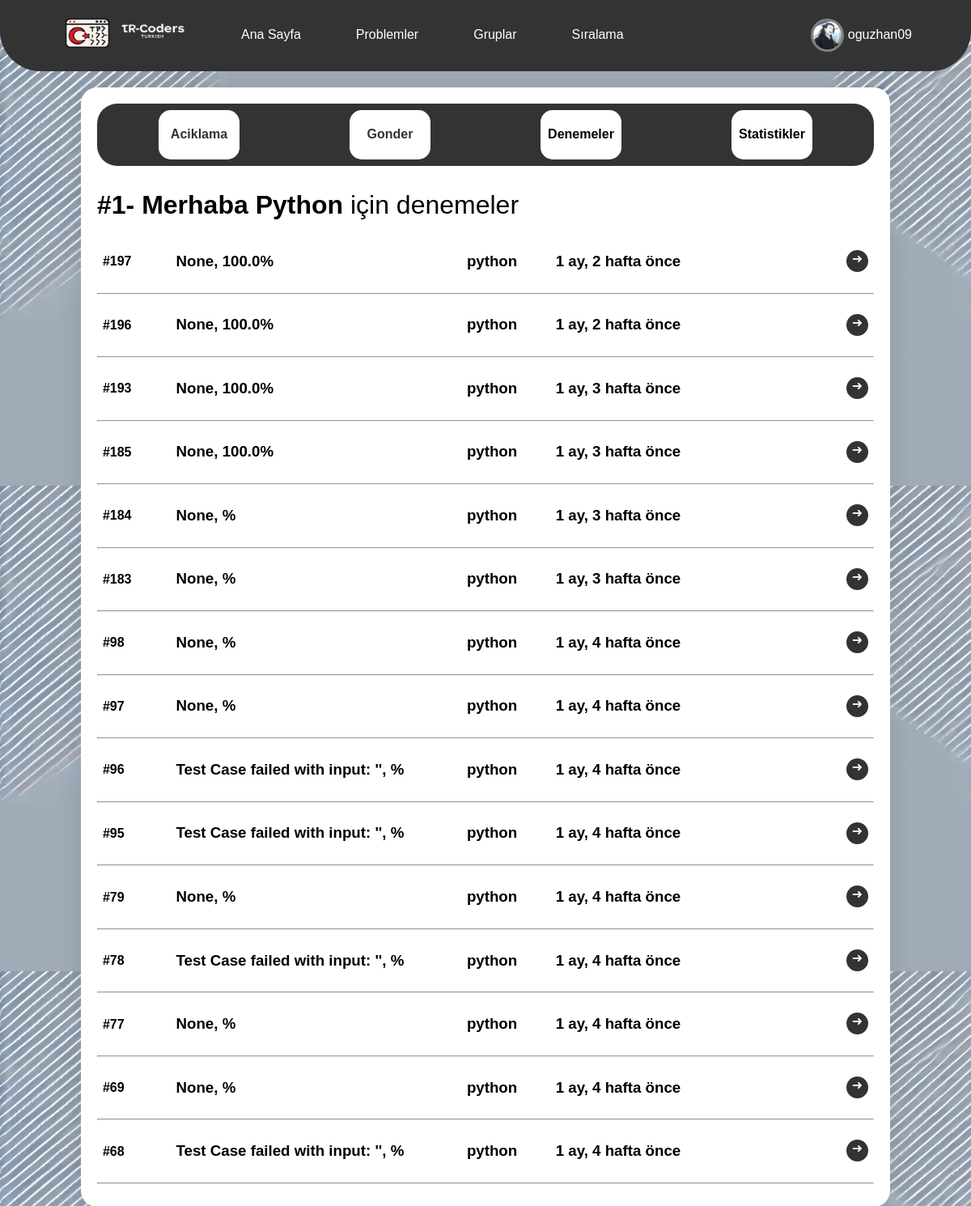
Screenshot of /problems/detail/1/attempts (signed in) with the database file from the repository.
### users/models.py (models this page shows, shortened)
class UserProfile(models.Model):
    TAG_CHOICES = [
        ('newbie', 'Newbie'),
        ('skilled', 'Skilled'),
        ('admin', 'Admin'),
        ('professional', 'Professional'),
    ]
    user=models.ForeignKey(User,on_delete=models.CASCADE,related_name="profiles")
    profile_photo=models.ImageField(upload_to=user_directory_path,default='default/default_pfp.jpg')
    tag = models.CharField(max_length=20, choices=TAG_CHOICES, default='newbie')
    first_join_date=models.DateTimeField(auto_now=True)
    solved_problem_count = models.PositiveIntegerField(default=0)
    class Meta:
        verbose_name_plural="Kullanici bilgileri"

### problems/models.py (models this page shows, shortened)
class Problem(models.Model):
    choices=[
        ('-','Belirlenmemis'),
        ('kolay','Kolay'),
        ('orta','Orta'),
        ('zor','Zor'),
    ]
    title=models.CharField(max_length=60)
    title_en=models.CharField(max_length=60,help_text="Title in Engish",blank=True)
    title_az=models.CharField(max_length=60,help_text="Azerbaycan dilinde basliq",blank=True)
    statement=RichTextField(max_length=1000)
    statement_en = RichTextField(max_length=1000, help_text="Statement in English",blank=True)
    statement_az = RichTextField(max_length=1000, help_text="Statement in Azerbaijani",blank=True)
    difficulty=models.CharField(max_length=20,choices=choices,default='-')

class Solution(models.Model):
    PROGRAMMING_LAGUAGE=[
        ('python','Python3'),
        ('cpp','C++20')
    ]
    problem=models.ForeignKey(Problem,on_delete=models.CASCADE,related_name='solutions')
    user=models.ForeignKey(User,on_delete=models.CASCADE)
    code = models.TextField(help_text="Kullanıcının kodu")
    language=models.CharField(max_length=20,choices=PROGRAMMING_LAGUAGE,default='python')
    submitted_at = models.DateTimeField(auto_now_add=True)
    is_correct = models.BooleanField(default=False)
    feedback = models.TextField(blank=True, null=True)
    result_value=models.CharField(blank=True,max_length=15)
    all_results = models.JSONField(
        default=list,  # Varsayılan olarak boş bir liste
        help_text="Test sonuçlarının doğru/yanlış bilgisi",
        blank=True
    )
    created_date=models.DateTimeField(auto_now_add=True)

### problems/views.py (the view)
# urls.py: path('detail/<int:problem_id>/attempts',problem_attempts,name='problem_attempts'),
@login_required(login_url="/users/login")
def problem_attempts(request,problem_id):
    problem=get_object_or_404(Problem,id=problem_id)
    user=UserProfile.objects.filter(user__username=request.user.username)
    attempts=Solution.objects.filter(problem=problem,user=request.user)
    return render(request,'problems/attempts.html',context={'problem':problem,'profile':user[0],'attempts':attempts[::-1]})

### templates/problems/attempts.html (shortened to what this page needs)
<!DOCTYPE html>
<html lang="tr">
{% load static %}
<head>
    <ul class="navbar">
        <li style="float:left" class="li1"><a href="{% url 'index:index' %}" ><img src="{% static 'img/Logo2.png' %}" width="200" height="60"></a></li>
        <li class="li2"><a href="{% url 'postlar:post_lister' %}" style="padding: 16px 16px">Ana Sayfa</a></li>
        <li class="li3"><a href="{% url 'problems:all_problems' %}" style="padding: 16px 16px">Problemler</a></li>
        <li class="li4" style="float: right;">
            {% if user.is_authenticated %}
              <div style="display: flex;justify-content: space-between;padding: 5px;">
                <img src="{{ profile.profile_photo.url }}" style="border-radius: 50%;width: 35px;height: 35px;object-fit: cover;border:3px solid grey ;">
                <a href="{% url 'users:profile_viewer' user.username %}"  style="margin-top: 11px;margin-left: 5px;">{{ user.username }}</a>
              </div>
            {% else %}
               <a href="{% url 'users:signup' %}" style="padding: 16px 16px;">Kayıt ol</a>
            {% endif %}
        </li>
        <li class="li5"><a href="{% url 'groups:all_groups' %}" style="padding: 16px 16px">Gruplar</a></li>
        <li class="li6"><a href="{% url 'rankings:ranking' %}" style="padding: 16px 16px">Sıralama</a></li>
    </ul>
</head>
<body>
    <div class="container">
        <div style=" margin-bottom: 30px; background-color: #333;border-radius: 25px;text-align: center;padding: 8px;display: flex;justify-content: space-around;">
            <a href="{% url 'problems:problem_detail' problem.pk %}" style="text-decoration: none;background-color: white;color: #333; border-radius: 15px;width: 100px;text-align: center;height: auto;"><h4>Aciklama</h4></a>
            <a href="{% url 'problems:submit_solution' problem_id=problem.id %}" style="text-decoration: none;background-color: white;color: #333; border-radius: 15px;width: 100px;text-align: center;height: auto;"><h4>Gonder</h4></a>
            <a href="{% url 'problems:problem_attempts' problem_id=problem.id %}" style="text-decoration: none;background-color: white;color: black; border-radius: 15px;width: 100px;text-align: center;height: auto;"><h4>Denemeler</h4></a>
            <a href="{% url 'problems:problem_stats' problem_id=problem.id %}"  style="text-decoration: none;background-color: white;color: black; border-radius: 15px;width: 100px;text-align: center;height: auto;"><h4>Statistikler</h4></a>
        </div>
        <h1 style="font-weight: normal;"><b>#{{problem.pk}}- {{problem.title}}</b> için denemeler</h1>
        {% for attempt in attempts %}
           <div style="display: flex;justify-content: space-around;">
            <div style="width: 8%">
             <h4>#{{attempt.id}}</h4>
            </div>
           <div style="width: 36%;">
             <h3>{{attempt.feedback}}, {{attempt.result_value}}%</h3>
           </div>
           <div style="width: 10%;">
            <h3>{{attempt.language}}</h3>
          </div>
          <div style="width: 36%;">
            <h3>{{attempt.created_date|timesince}} önce</h3>
          </div>
            <a href="{% url 'problems:solution' attempt.id %}" class="detail_linki" style="float: right;font-weight: normal;margin-top: 16px;">&#10140;</a>
           </div>
           <hr>
        {% endfor %}
    </div>
</body>
</html>

### rows the page displays
UserProfile: profile_photo (picture)
Problem: pk "1", title "Merhaba Python"
Solution: id "197", feedback "None", result_value "100.0", language "python", created_date "1 ay, 2 hafta"
Solution: id "196", feedback "None", result_value "100.0", language "python", created_date "1 ay, 2 hafta"
Solution: id "193", feedback "None", result_value "100.0", language "python", created_date "1 ay, 3 hafta"
Solution: id "185", feedback "None", result_value "100.0", language "python", created_date "1 ay, 3 hafta"
Solution: id "184", feedback "None", language "python", created_date "1 ay, 3 hafta"
Solution: id "183", feedback "None", language "python", created_date "1 ay, 3 hafta"
Solution: id "98", feedback "None", language "python", created_date "1 ay, 4 hafta"
Solution: id "97", feedback "None", language "python", created_date "1 ay, 4 hafta"
Solution: id "96", feedback "Test Case failed with input: ''", language "python", created_date "1 ay, 4 hafta"
Solution: id "95", feedback "Test Case failed with input: ''", language "python", created_date "1 ay, 4 hafta"
Solution: id "79", feedback "None", language "python", created_date "1 ay, 4 hafta"
Solution: id "78", feedback "Test Case failed with input: ''", language "python", created_date "1 ay, 4 hafta"
Solution: id "77", feedback "None", language "python", created_date "1 ay, 4 hafta"
Solution: id "69", feedback "None", language "python", created_date "1 ay, 4 hafta"
Solution: id "68", feedback "Test Case failed with input: ''", language "python", created_date "1 ay, 4 hafta"

### other values shown
{{ user.username }} "oguzhan09"
